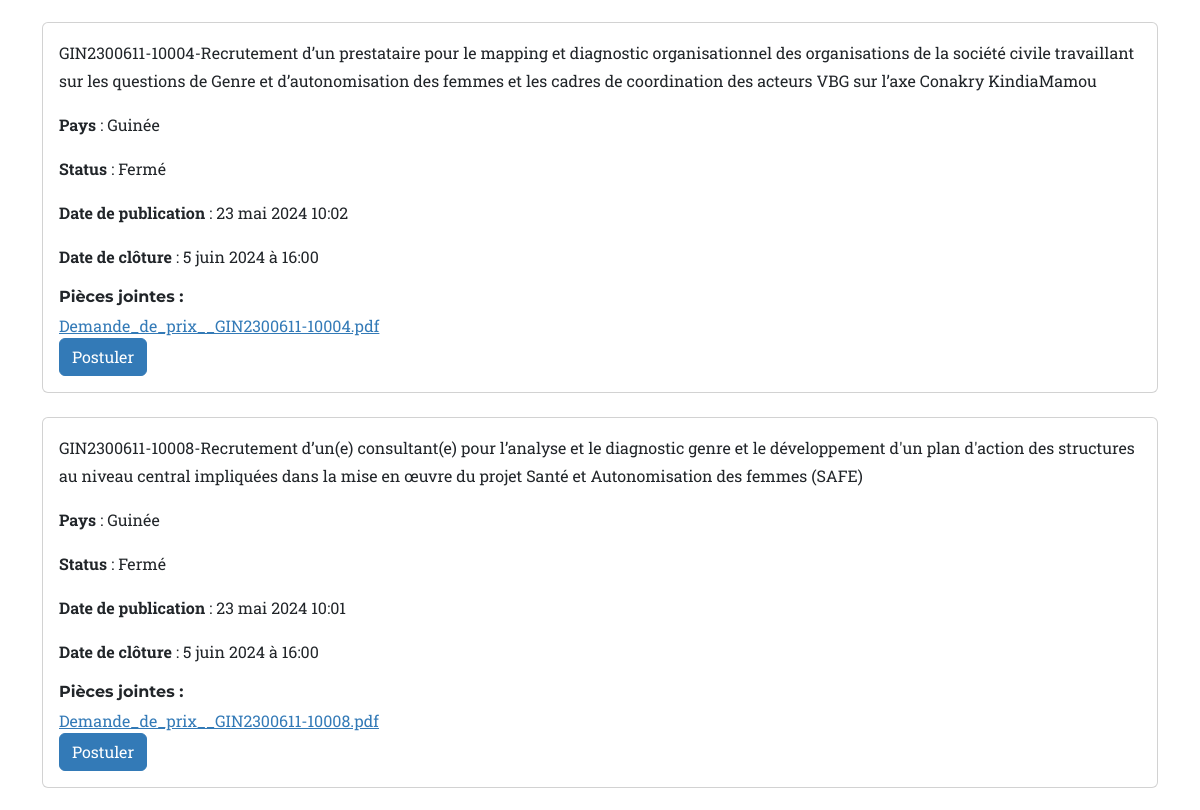
The app's page / (middle part), older data.
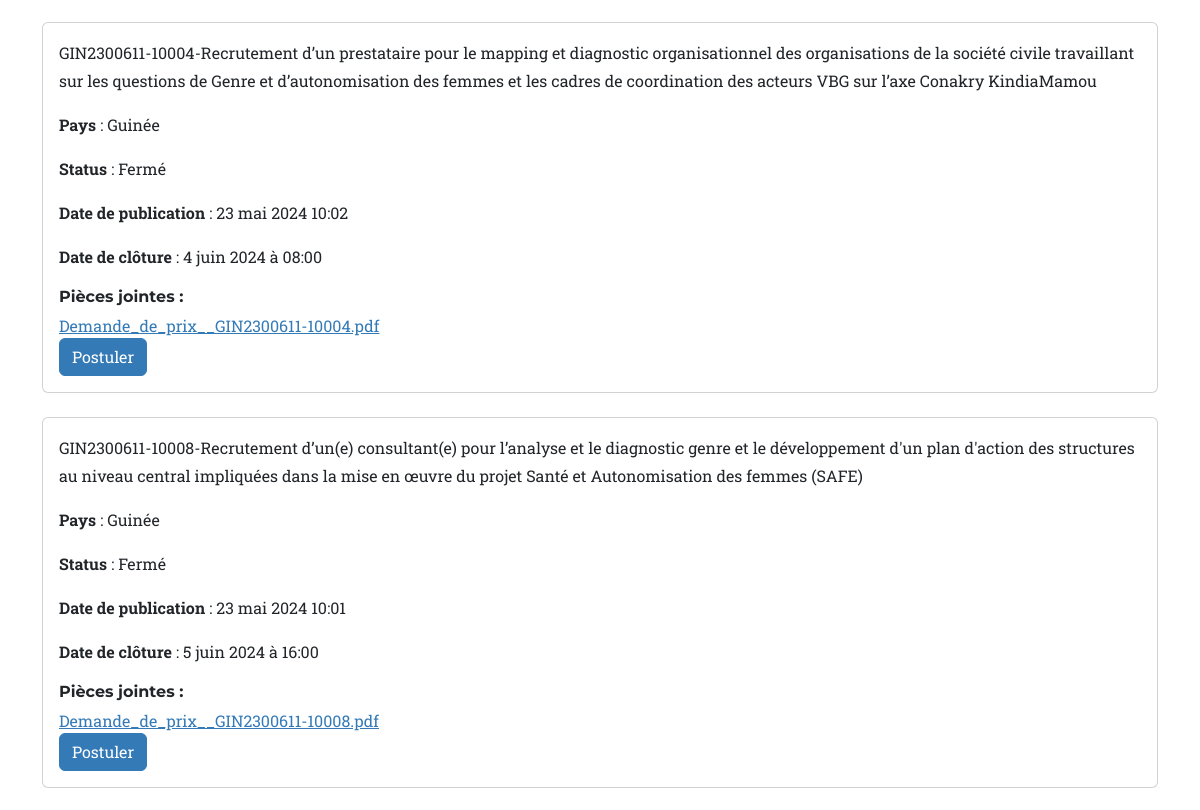
The same page, newer data.
### app_blog/models.py (models this page shows, shortened)
class Marche_public(models.Model):
    code = models.CharField(max_length=50, verbose_name="code de l'offre", primary_key=True)
    description = models.TextField()
    status = models.BooleanField(default=True)
    ouvert = models.BooleanField(default=False)
    pays = models.CharField(max_length=20, default="Burkina Faso")
    employe = models.ForeignKey(User, on_delete=models.CASCADE, blank=True, null=True)
    doc1 = models.FileField(upload_to='file/', blank=True, null=True)
    doc2 = models.FileField(upload_to='file/', blank=True, null=True)
    doc3 = models.FileField(upload_to='file/', blank=True, null=True)
    doc4 = models.FileField(upload_to='file/', blank=True, null=True)
    doc5 = models.FileField(upload_to='file/', blank=True, null=True)
    date_pub = models.DateTimeField(auto_now_add=True)
    date_limite = models.DateField()
    heure_limite = models.TimeField(blank=True, null=True)
    delai = models.DateField(blank=True, null=True)

### app_blog/views.py (the view)
# urls.py: path('', index, name='index'),
def index(request):
    page = request.GET.get('page', 1)
    paginator = Paginator(Marche_public.objects.all().order_by('-date_pub'), 10)  # Afficher 10 offres par page
    try:
        offres = paginator.page(page)
    except PageNotAnInteger:
        offres = paginator.page(1)
    except EmptyPage:
        offres = paginator.page(paginator.num_pages)
    for offre in offres:
        offre.status = compare_date_heure(offre)
        offre.save()
    context = {'offres': offres}
    return render(request=request, template_name='blog2/index.html', context=context)

### app_blog/views.py (called while the page is built)
def compare_date_heure(offre):
    aujourd_hui = date.today()
    maintenant = datetime.now().time()
    if offre.date_limite < aujourd_hui:
        return False
    elif offre.date_limite == aujourd_hui and offre.heure_limite <= maintenant:
        return False
    else:
        return True

### app_blog/templates/blog2/index.html (shortened to what this page needs)
{% extends "base.html" %}
{% load static %}
{% block content%}
<div class="m-b-100">
  {% for offre in offres  %}
  <div class="container mt-4">
    <div class="card">
      <div class="card-body">
        <p class="card-text">{{ offre.code }}-{{ offre.description }}</p>
        <p class="card-text"><b>Pays</b> : {{ offre.pays }}</p>
        {% if offre.status is True %}
        <p class="card-text"><b>Status</b> : Ouvert</p>
        {% else %}
        <p class="card-text"><b>Status</b> : Fermé</p>
        {%endif%}
        <p class="card-text"><b>Date de publication</b> : {{offre.date_pub}}</p>
        <p class="card-text"><b>Date de clôture</b> : {{offre.date_limite }} à {{offre.heure_limite}}</p>
        <h6>Pièces jointes :</h6>
        {% if offre.doc1 %}
        <a href="{{ offre.doc1.url }}">{{ offre.doc1|cut:"file/" }}</a><br>
        {% endif %}
        <a href="{% url 'postuler' offre.pk %}" class="btn btn-primary">Postuler</a>
      </div>
    </div>
  </div>
  {% empty %}
    <h2 class="text-center m-b-250 m-t-60"> Aucun marché public pour le moment revenez un peu plus tard </h2>
  {% endfor %}
  </div>
  {% endblock %}

Row changes from the older to the newer data that the page shows:
changed Marche_public "GIN2300611-10004": date_limite "5 juin 2024" → "4 juin 2024"; heure_limite "16:00" → "08:00"
